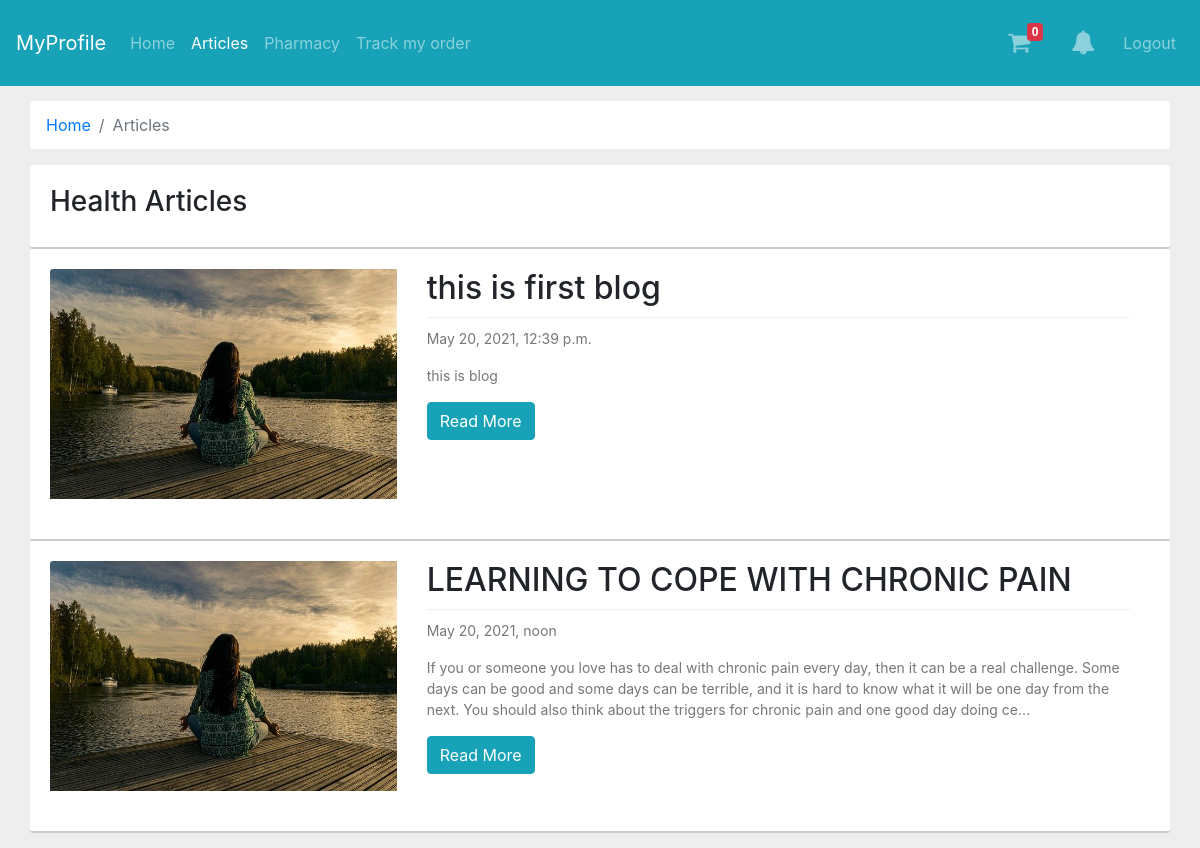
Before: /articles/ (signed in) with the older database file.
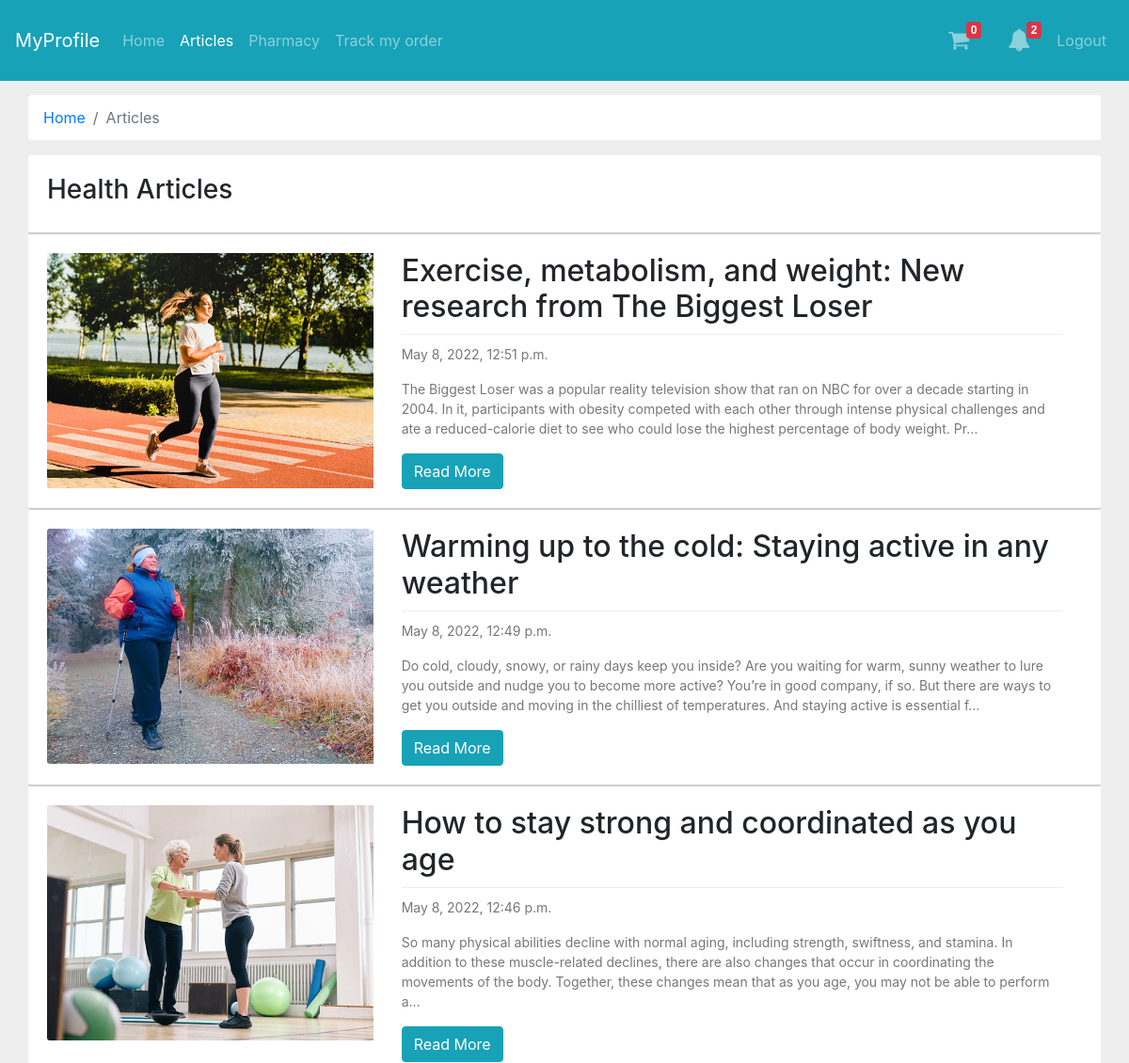
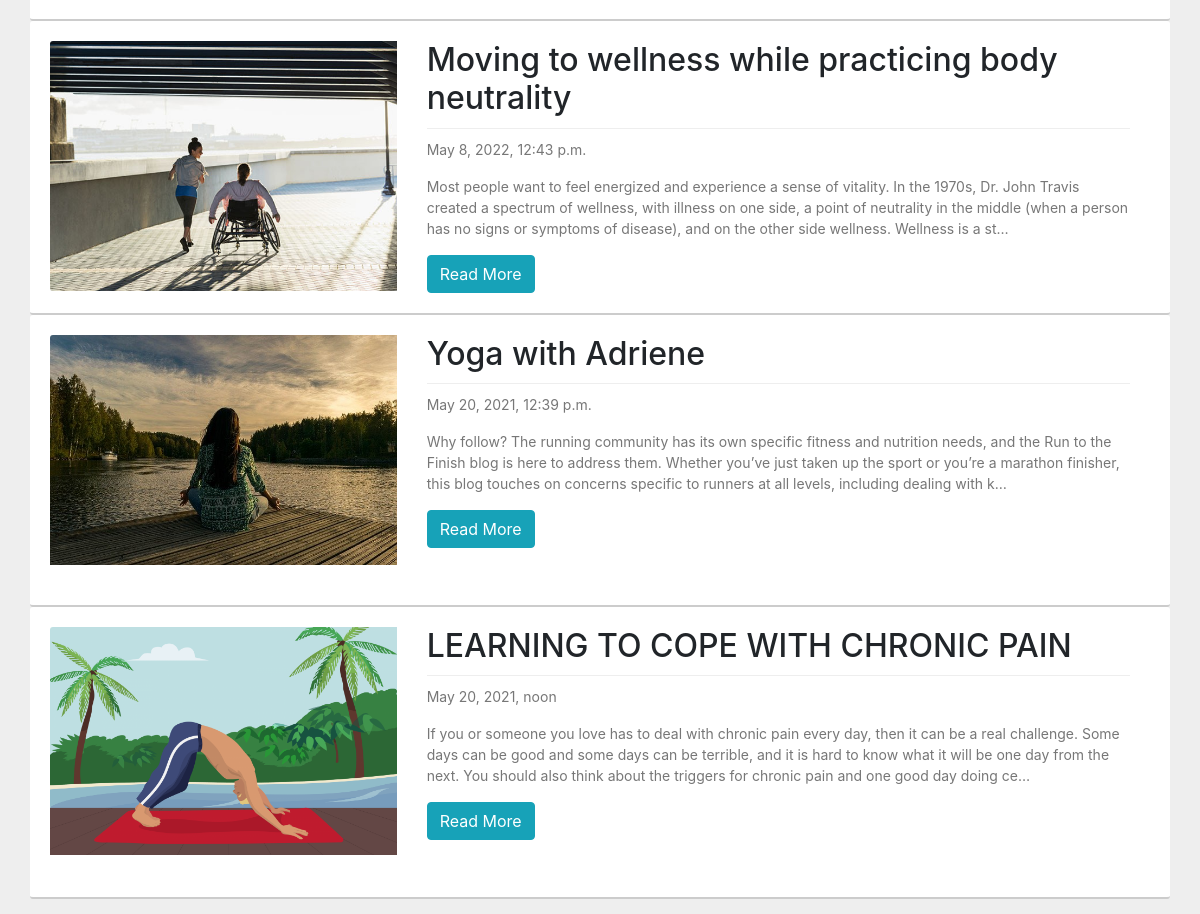
After: the same page with the newer database file (2 pictures, top to bottom).
### mainapp/models.py (models this page shows, shortened)
class Blogs(models.Model):
    blog_title = models.CharField(verbose_name='Title', max_length=255)
    blog_slug = models.SlugField(verbose_name='Slug', max_length=255)
    blog_desc = models.TextField(verbose_name='Description', max_length=20000)
    blog_pubdate = models.DateTimeField(verbose_name='Published Date & Time', default=datetime.now, blank=True,
                                        null=True)
    blog_publish = models.BooleanField(verbose_name="Publish Status")
    blog_img = models.ImageField(verbose_name='Image', upload_to='blogimages/', blank=True, null=True)
    class Meta:
        verbose_name_plural = 'Articles'
        verbose_name = "Articles"

### mainapp/views.py (the view)
# urls.py: path('articles/', views.article, name='articles'),
def article(request):
    objnotify = allnotification(request)
    blogs = Blogs.objects.filter(blog_publish=True).order_by('-blog_pubdate')
    context = {'blogs': blogs, 'objnotify': objnotify}
    return render(request, 'articles.html', context)

### templates/articles.html (shortened to what this page needs)
{% extends "base.html" %}
{%block maincontent%}
<div class="container-fluid">
    <div class="main-body">
        <nav aria-label="breadcrumb" class="main-breadcrumb ">
            <ol class="breadcrumb b-bg-c">
                <li class="breadcrumb-item"><a href="{%url 'index'%}">Home</a></li>
                <li class="breadcrumb-item active" aria-current="page">Articles</li>
            </ol>
        </nav>
        <div class="row">
            <div class="col">
                <div class="well blog">
                    <div class="row">
                        <div class="col-8">
                            <h3>Health Articles</h3>
                        </div>
                        <div class="col-4">{%if request.user.is_staff%}<a class="btn btn-info" href="{%url 'add-articles'%}" style="float: right;">Add Article</a>{%endif%}
                        </div>
                    </div>
                </div>
            </div>
        </div>
        <div class="row">
            {%for blog in blogs%}
            <div class="col-xs-12 col-sm-12 col-md-12 col-lg-12">
                <div class="well blog">
                    <div class="row">
                        <div class="col-4">
                            <div class="image">
                                <img src="{{blog.blog_img.url}}" alt="">
                            </div>
                        </div>
                        <div class="col-8">
                            <div class="blog-details">
                                <h2>{{blog.blog_title}}
                                </h2>
                                <p>{{blog.blog_pubdate}}</p>
                                <p>
                                    {{blog.blog_desc|striptags|truncatechars:300}}
                                </p>
                                <a class="btn btn-info" href="{%url 'single-article' blog.blog_slug %}">Read More</a>
                            </div>
                        </div>
                    </div>
                </div>
            </div>
            {%endfor%}
        </div>
    </div>
</div>
{%endblock%}

### templates/base.html (shortened to what this page needs)
<!DOCTYPE html>
<html>
<head>
    <link rel="stylesheet" href="https://maxcdn.bootstrapcdn.com/bootstrap/4.5.2/css/bootstrap.min.css">
    <link rel="stylesheet" href="https://cdnjs.cloudflare.com/ajax/libs/font-awesome/4.7.0/css/font-awesome.min.css">
</head>
<body>
    <nav class="navbar navbar-icon-top navbar-expand-lg navbar-dark my-nav-bg">
        <a class="navbar-brand" href="{%url 'user_profile' request.user.id %}">MyProfile</a>
        <div class="collapse navbar-collapse" id="navbarSupportedContent">
            <ul class="navbar-nav mr-auto">
                <li class="nav-item {%if request.resolver_match.url_name == 'index' %}active{%endif%}">
                    <a class="nav-link" href="{%url 'index'%}">
                        Home
                    </a>
                </li>
                <li class="nav-item {%if  request.resolver_match.url_name == 'articles' %}active{%endif%}">
                    <a class="nav-link" href="{%url 'articles'%}">
                        Articles
                    </a>
                </li>
                <li class="nav-item {%if  request.resolver_match.url_name == 'pharmacy' %}active{%endif%}">
                    <a class="nav-link" href="{%url 'pharmacy'%}">
                        Pharmacy
                    </a>
                </li>
                <li class="nav-item {%if  request.resolver_match.url_name == 'ordertracking' %}active{%endif%}">
                    <a class="nav-link" href="{%url 'ordertracking'%}">
                        Track my order
                    </a>
                </li>
            </ul>
            <ul class="navbar-nav ">
                <li>
                    <a href="{%url 'cart'%}" class="nav-link {% block cartactive %}{% endblock cartactive %}"  id="popcart" ><i class="fa fa-shopping-cart"><span id="cartnm" class="badge badge-danger">0</span></i>
                    </a>
                </li>
                <li class="nav-item">
                    <a class="nav-link" data-toggle="modal" data-target="#exampleModal">
                        <i class="fa fa-bell">
                            {%if objnotify.ncount %}<span class="badge badge-danger">{{objnotify.ncount}}</span>{%endif%}
                        </i>
                    </a>
                </li>
                <li class="nav-item">
                    <a class="nav-link" href="{% url 'logout' %}">
                        Logout
                    </a>
                </li>
            </ul>
        </div>
    </nav>
    {%block maincontent%}{%endblock%}
</body>
</html>

### templates/base.html (style rules this page uses)
.my-nav-bg { background-color: #17a2b8; }
.navbar-icon-top .navbar-nav .nav-link>.fa { position: relative; width: 36px; font-size: 24px; }
.navbar-icon-top .navbar-nav .nav-link>.fa>.badge { font-size: 0.75rem; position: absolute; right: 0; font-family: sans-serif; }
.navbar-icon-top .navbar-nav .nav-link>.fa { top: 3px; line-height: 12px; }
.navbar-icon-top .navbar-nav .nav-link>.fa>.badge { top: -10px; }
@media (min-width: 992px) { .navbar-icon-top.navbar-expand-lg .navbar-nav .nav-link { text-align: center; display: table-cell; height: 70px; vertical-align: middle; padding-top: 0; padding-bottom: 0; } }
@media (min-width: 992px) { .navbar-icon-top.navbar-expand-lg .navbar-nav .nav-link>.fa { display: block; width: 48px; margin: 2px auto 4px auto; top: 0; line-height: 24px; } }
@media (min-width: 992px) { .navbar-icon-top.navbar-expand-lg .navbar-nav .nav-link>.fa>.badge { top: -7px; } }
.b-bg-c { background-color: white; }

### templates/articles.html (style rules this page uses)
body { background: #eee; }
.main-body { padding: 15px; }
p { font-size: 14px; color: #777; }
.blog .image { height: 250px; overflow: hidden; border-radius: 3px 0 0 3px; }
.blog .image img { width: 100%; height: auto; }
.blog .blog-details { padding: 0 20px 0 0; }
.blog { padding: 0; }
.well { border: 0; padding: 20px; min-height: 63px; background: #fff; box-shadow: none; border-radius: 3px; position: relative; max-height: 100000px; border-bottom: 2px solid #ccc; }
.blog .blog-details h2 { margin-bottom: 10px; padding-bottom: 10px; border-bottom: 1px solid #eee; }

Changed rows visible on the page:
added Blogs: blog_img (picture), blog_title "Exercise, metabolism, and weight: New research from The Biggest Loser", blog_pubdate "May 8, 2022, 12:51 p.m.", blog_desc "The Biggest Loser was a popular reality television show that ran on NBC for over a decade starting in 2004. In it, participants with obesity competed with each other through intense physical challenges and ate a reduced-calorie diet to see who could lose the highest percentage of body weight. Pr…"
added Blogs: blog_img (picture), blog_title "Warming up to the cold: Staying active in any weather", blog_pubdate "May 8, 2022, 12:49 p.m.", blog_desc "Do cold, cloudy, snowy, or rainy days keep you inside? Are you waiting for warm, sunny weather to lure you outside and nudge you to become more active? You’re in good company, if so. But there are ways to get you outside and moving in the chilliest of temperatures. And staying active is essential f…"
added Blogs: blog_img (picture), blog_title "How to stay strong and coordinated as you age", blog_pubdate "May 8, 2022, 12:46 p.m.", blog_desc "So many physical abilities decline with normal aging, including strength, swiftness, and stamina. In addition to these muscle-related declines, there are also changes that occur in coordinating the movements of the body. Together, these changes mean that as you age, you may not be able to perform a…"
added Blogs: blog_img (picture), blog_title "Moving to wellness while practicing body neutrality", blog_pubdate "May 8, 2022, 12:43 p.m.", blog_desc "Most people want to feel energized and experience a sense of vitality. In the 1970s, Dr. John Travis created a spectrum of wellness, with illness on one side, a point of neutrality in the middle (when a person has no signs or symptoms of disease), and on the other side wellness. Wellness is a st…"
changed Blogs: blog_title "this is first blog" → "Yoga with Adriene"; blog_desc "this is blog" → "Why follow? The running community has its own specific fitness and nutrition needs, and the Run to the Finish blog is here to address them. Whether you’ve just taken up the sport or you’re a marathon finisher, this blog touches on concerns specific to runners at all levels, including dealing with k…"
changed Blogs "LEARNING TO COPE WITH CHRONIC PAIN": blog_img: a different picture
Other visible differences:
{{ objnotify.ncount }}: (not shown) → "2"
